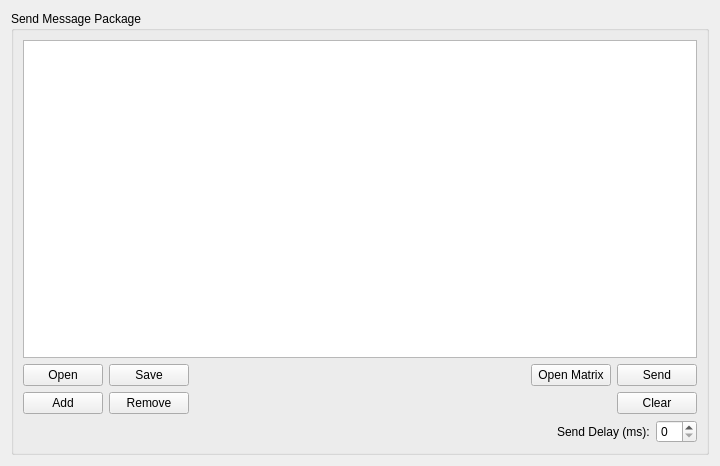
<?xml version="1.0" encoding="UTF-8"?>
<ui version="4.0">
 <class>SendMsgPackageWidget</class>
 <widget class="QWidget" name="SendMsgPackageWidget">
  <property name="geometry">
   <rect>
    <x>0</x>
    <y>0</y>
    <width>720</width>
    <height>466</height>
   </rect>
  </property>
  <property name="windowTitle">
   <string>Form</string>
  </property>
  <layout class="QVBoxLayout" name="verticalLayout">
   <item>
    <widget class="QGroupBox" name="groupBox_3">
     <property name="title">
      <string>Send Message Package</string>
     </property>
     <layout class="QVBoxLayout" name="verticalLayout_2">
      <item>
       <widget class="QTableView" name="sndPckgTableView">
        <property name="toolTip">
         <string>&lt;html&gt;&lt;head/&gt;&lt;body&gt;&lt;p&gt;Message browser which displays all messages from the loaded or created packet.&lt;/p&gt;&lt;p&gt;Use System Config to edit the format and depiction of messages.&lt;/p&gt;&lt;/body&gt;&lt;/html&gt;</string>
        </property>
       </widget>
      </item>
      <item>
       <layout class="QHBoxLayout" name="horizontalLayout">
        <item>
         <widget class="QPushButton" name="sndPcktLoadBtn">
          <property name="toolTip">
           <string>Load a message packet (*.json or *.csv)</string>
          </property>
          <property name="text">
           <string>Open</string>
          </property>
         </widget>
        </item>
        <item>
         <widget class="QPushButton" name="sndPcktStoreBtn">
          <property name="toolTip">
           <string>Save the current message packet (*.json or *.csv)</string>
          </property>
          <property name="text">
           <string>Save</string>
          </property>
         </widget>
        </item>
        <item>
         <spacer name="horizontalSpacer_2">
          <property name="orientation">
           <enum>Qt::Horizontal</enum>
          </property>
          <property name="sizeHint" stdset="0">
           <size>
            <width>40</width>
            <height>20</height>
           </size>
          </property>
         </spacer>
        </item>
        <item>
         <widget class="QPushButton" name="pushButton">
          <property name="text">
           <string>Open Matrix</string>
          </property>
         </widget>
        </item>
        <item>
         <widget class="QPushButton" name="sndPcktSendBtn">
          <property name="toolTip">
           <string>Send the current message packet</string>
          </property>
          <property name="text">
           <string>Send</string>
          </property>
         </widget>
        </item>
       </layout>
      </item>
      <item>
       <layout class="QHBoxLayout" name="horizontalLayout_2">
        <item>
         <widget class="QPushButton" name="sndPcktAddBtn">
          <property name="toolTip">
           <string>&lt;html&gt;&lt;head/&gt;&lt;body&gt;&lt;p&gt;Add an entry to the current message packet after the current selction.&lt;/p&gt;&lt;p&gt;If no entry is selcted the new message will be appended to the package&lt;/p&gt;&lt;/body&gt;&lt;/html&gt;</string>
          </property>
          <property name="text">
           <string>Add</string>
          </property>
         </widget>
        </item>
        <item>
         <widget class="QPushButton" name="sndPcktRmvBtn">
          <property name="toolTip">
           <string>&lt;html&gt;&lt;head/&gt;&lt;body&gt;&lt;p&gt;Remvoe the selected entry from the current message packet.&lt;/p&gt;&lt;p&gt;If no message is selected nothing will happen.&lt;/p&gt;&lt;/body&gt;&lt;/html&gt;</string>
          </property>
          <property name="text">
           <string>Remove</string>
          </property>
         </widget>
        </item>
        <item>
         <spacer name="horizontalSpacer">
          <property name="orientation">
           <enum>Qt::Horizontal</enum>
          </property>
          <property name="sizeHint" stdset="0">
           <size>
            <width>40</width>
            <height>20</height>
           </size>
          </property>
         </spacer>
        </item>
        <item>
         <widget class="QPushButton" name="sndPcktClrBtn">
          <property name="text">
           <string>Clear</string>
          </property>
         </widget>
        </item>
       </layout>
      </item>
      <item>
       <layout class="QHBoxLayout" name="horizontalLayout_3">
        <item>
         <spacer name="horizontalSpacer_3">
          <property name="orientation">
           <enum>Qt::Horizontal</enum>
          </property>
          <property name="sizeHint" stdset="0">
           <size>
            <width>40</width>
            <height>20</height>
           </size>
          </property>
         </spacer>
        </item>
        <item>
         <widget class="QLabel" name="sendDelayLabel">
          <property name="text">
           <string>Send Delay (ms):</string>
          </property>
         </widget>
        </item>
        <item>
         <widget class="QSpinBox" name="sendDelaySpinBox"/>
        </item>
       </layout>
      </item>
     </layout>
    </widget>
   </item>
  </layout>
 </widget>
 <resources/>
 <connections/>
</ui>
